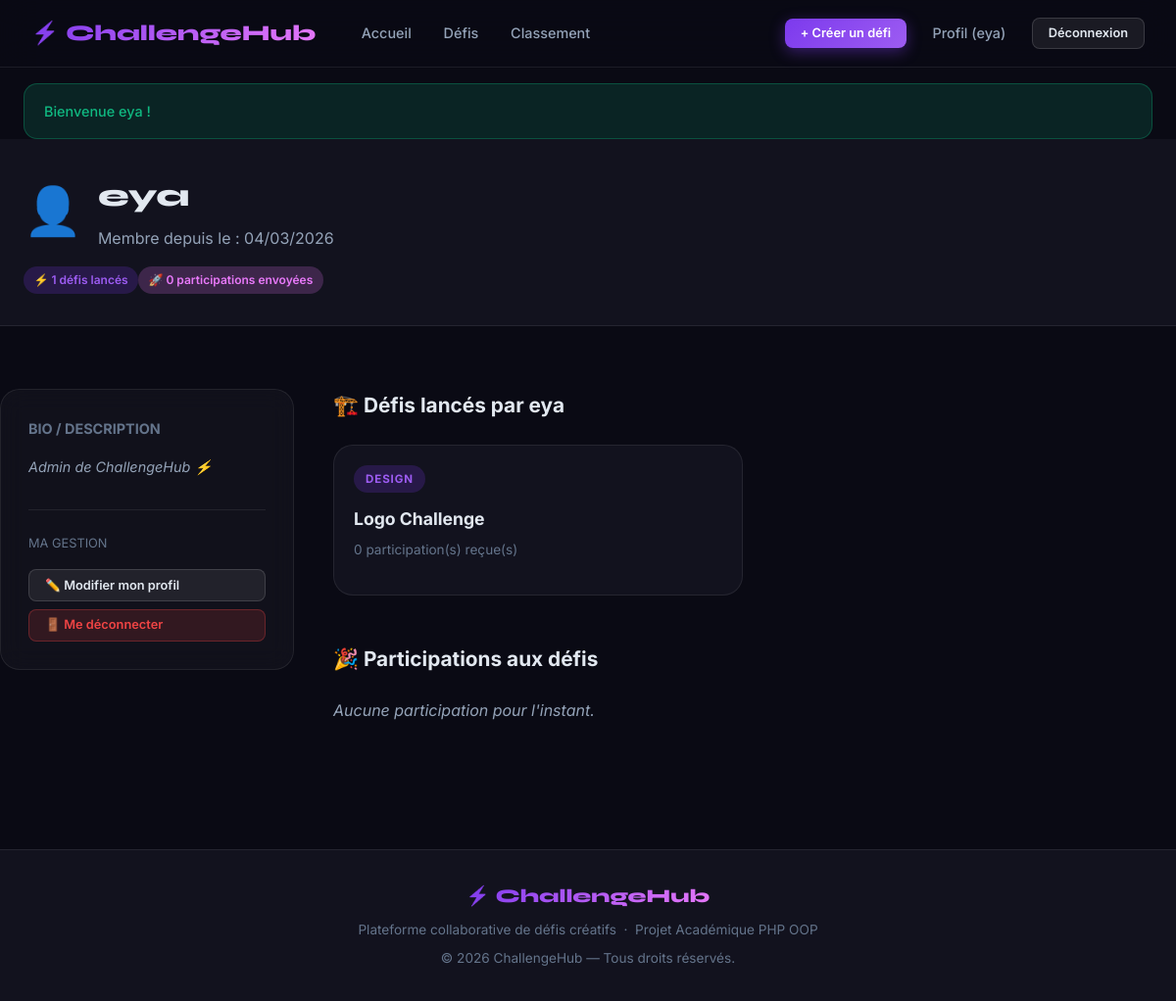
Screenshot of /index.php?page=profile (signed in) with the database file from the repository.
### tables this page shows
CREATE TABLE IF NOT EXISTS `users` (
  `id`         INT UNSIGNED     NOT NULL AUTO_INCREMENT,
  `username`   VARCHAR(50)      NOT NULL,
  `email`      VARCHAR(255)     NOT NULL,
  `password`   VARCHAR(255)     NOT NULL,
  `avatar`     VARCHAR(255)         NULL DEFAULT NULL,
  `bio`        TEXT                 NULL DEFAULT NULL,
  `created_at` DATETIME         NOT NULL DEFAULT CURRENT_TIMESTAMP,
  PRIMARY KEY (`id`),
  UNIQUE KEY `uq_users_email`    (`email`),
  UNIQUE KEY `uq_users_username` (`username`)
);

CREATE TABLE IF NOT EXISTS `challenges` (
  `id`          INT UNSIGNED     NOT NULL AUTO_INCREMENT,
  `user_id`     INT UNSIGNED     NOT NULL,
  `title`       VARCHAR(150)     NOT NULL,
  `description` TEXT             NOT NULL,
  `category`    VARCHAR(80)      NOT NULL,
  `deadline`    DATE             NOT NULL,
  `image`       VARCHAR(255)         NULL DEFAULT NULL,
  `created_at`  DATETIME         NOT NULL DEFAULT CURRENT_TIMESTAMP,
  PRIMARY KEY (`id`),
  KEY `idx_challenges_user_id`  (`user_id`),
  KEY `idx_challenges_category` (`category`),
  KEY `idx_challenges_created`  (`created_at`),
  CONSTRAINT `fk_challenges_user`
    FOREIGN KEY (`user_id`) REFERENCES `users` (`id`)
    ON DELETE CASCADE ON UPDATE CASCADE
);

### app/controllers/UserController.php (called while the page is built, shortened)
<?php
require_once ROOT_PATH . '/app/models/User.php';
class UserController extends Controller {
    private $userModel;
    public function __construct() {
        $this->userModel = new User();
    }
    public function showProfile() {
        $id = isset($_GET['id']) ? (int)$_GET['id'] : $this->currentUserId();
        $user = $this->userModel->findById($id);
        require_once ROOT_PATH . '/app/models/Challenge.php';
        $challengeModel  = new Challenge();
        $submissionModel = new Submission();
        $challenges  = $challengeModel->getByUser($id);
        $submissions = $submissionModel->getByUser($id);
        $stats = $this->userModel->getStats($id);
        $this->render('user/profile', [
            'pageTitle'   => $user['username'] . ' — Profil',
            'profileUser' => $user,
            'challenges'  => $challenges,
            'submissions' => $submissions,
            'stats'       => $stats,
            'csrf'        => $this->generateCsrfToken()
        ]);
    }
}

### app/models/Model.php (called while the page is built, shortened)
<?php
abstract class Model {
    protected $db;
    public function __construct() {
        $this->db = Database::getInstance();
    }
    protected function query($sql, $params = []) {
        $stmt = $this->db->prepare($sql);
        $stmt->execute($params);
        return $stmt;
    }
}

### config/database.php (called while the page is built, shortened)
<?php
class Database {
    private static $instance = null;
    public static function getInstance() {
        if (self::$instance === null) {
            try {
                $db = new self();
                $dsn = "mysql:host=" . $db->host . ";dbname=" . $db->dbName . ";charset=utf8mb4";
                $options = [
                    PDO::ATTR_ERRMODE            => PDO::ERRMODE_EXCEPTION,
                    PDO::ATTR_DEFAULT_FETCH_MODE => PDO::FETCH_ASSOC,
                    PDO::ATTR_EMULATE_PREPARES   => false,
                ];
                self::$instance = new PDO($dsn, $db->username, $db->password, $options);
            } catch (PDOException $e) {
                die("Erreur de connexion à la base de données : " . $e->getMessage());
            }
        }
        return self::$instance;
    }
}

### app/models/User.php (called while the page is built, shortened)
<?php
require_once __DIR__ . '/Model.php';
class User extends Model {
    public function findById($id) {
        $stmt = $this->query("SELECT * FROM users WHERE id = ?", [$id]);
        return $stmt->fetch();
    }
    public function getStats($userId) {
        $challenges    = $this->query("SELECT COUNT(*) FROM challenges WHERE user_id = ?", [$userId])->fetchColumn();
        $submissions   = $this->query("SELECT COUNT(*) FROM submissions WHERE user_id = ?", [$userId])->fetchColumn();
        $votesReceived = $this->query(
            "SELECT COUNT(*) FROM votes v
             JOIN submissions s ON v.submission_id = s.id
             WHERE s.user_id = ?",
            [$userId]
        )->fetchColumn();
        return [
            'challenges'     => (int) $challenges,
            'submissions'    => (int) $submissions,
            'votes_received' => (int) $votesReceived,
        ];
    }
}

### app/models/Challenge.php (called while the page is built, shortened)
<?php
require_once __DIR__ . '/Model.php';
class Challenge extends Model {
    public function getByUser($userId) {
        $sql = "SELECT c.*,
                (SELECT COUNT(*) FROM submissions WHERE challenge_id = c.id) AS submissions_count
                FROM challenges c
                WHERE c.user_id = ?
                ORDER BY c.created_at DESC";
        return $this->query($sql, [$userId])->fetchAll();
    }
}

### app/views/user/profile.php (the view, shortened to what this page needs)
<div class="page-header">
  <div class="page-header__inner">
    <div class="flex items-center gap-2 mb-1.5">
       <span style="font-size:3rem;">👤</span>
       <div>
         <h1 style="margin-bottom:0;"><?= htmlspecialchars($profileUser['username']) ?></h1>
         <p class="text-dim">Membre depuis le : <?= date('d/m/Y', strtotime($profileUser['created_at'])) ?></p>
       </div>
    </div>
    <div class="flex items-center gap-1.5 mt-2 flex-wrap">
       <span class="badge badge-primary">⚡ <?= count($challenges) ?> défis lancés</span>
       <span class="badge badge-accent">🚀 <?= count($submissions) ?> participations envoyées</span>
    </div>
  </div>
</div>
<div class="container section">
  <div style="display:grid; grid-template-columns:300px 1fr; gap:2.5rem; align-items:start;">
    <aside>
      <div class="glass-panel" style="padding:1.75rem; margin-bottom:1.5rem;">
        <h3 style="font-size:.9rem; text-transform:uppercase; color:var(--clr-text-dim); margin-bottom:1rem;">Bio / Description</h3>
        <p style="font-size:.9rem; line-height:1.6; color:var(--clr-text-muted); font-style:italic;">
           <?= !empty($profileUser['bio']) ? htmlspecialchars($profileUser['bio']) : "Cet utilisateur n'a pas encore rédigé sa bio. 🍃" ?>
        </p>
        <?php if (isset($_SESSION['user_id']) && (int)$profileUser['id'] === (int)$_SESSION['user_id']): ?>
          <div style="margin-top:2rem; padding-top:1.5rem; border-top:1px solid var(--clr-border);">
            <p style="font-size:.8rem; color:var(--clr-text-dim); text-transform:uppercase; margin-bottom:1rem;">Ma gestion</p>
            <div class="flex flex-col gap-1">
              <a href="index.php?page=edit-profile" class="btn btn-ghost btn-sm text-center">✏️ Modifier mon profil</a>
              <a href="index.php?page=logout" class="btn btn-danger btn-sm text-center">🚪 Me déconnecter</a>
            </div>
          </div>
        <?php endif; ?>
      </div>
    </aside>
    <div>
      <section style="margin-bottom:3rem;">
        <h2 style="font-size:1.3rem; font-weight:700; margin-bottom:1.5rem;">🏗️ Défis lancés par <?= htmlspecialchars($profileUser['username']) ?></h2>
        <?php if (empty($challenges)): ?>
          <p class="text-muted" style="font-style:italic;">Aucun défi lancé pour le moment.</p>
        <?php else: ?>
          <div class="grid grid-2 gap-md">
            <?php foreach ($challenges as $ch): ?>
              <article class="card">
                <div class="card__body">
                   <span class="card__category"><?= htmlspecialchars($ch['category']) ?></span>
                   <h4 class="card__title">
                      <a href="index.php?page=challenge-show&id=<?= $ch['id'] ?>"><?= htmlspecialchars($ch['title']) ?></a>
                   </h4>
                   <p class="card__desc" style="font-size:.85rem; line-height:1.4; color:var(--clr-text-dim);">
                      <?= (int)$ch['submissions_count'] ?> participation(s) reçue(s)
                   </p>
                </div>
              </article>
            <?php endforeach; ?>
          </div>
        <?php endif; ?>
      </section>
      <section>
        <h2 style="font-size:1.3rem; font-weight:700; margin-bottom:1.5rem;">🎉 Participations aux défis</h2>
        <?php if (empty($submissions)): ?>
          <p class="text-muted" style="font-style:italic;">Aucune participation pour l'instant.</p>
        <?php endif; ?>
      </section>
    </div>
  </div>
</div>

### public/css/style.css (style rules this page uses)
:root { --clr-bg: #0a0a14; --clr-surface: #12121e; --clr-surface-2: #1a1a2e; --clr-surface-3: #22223a; --clr-border: rgba(255, 255, 255, 0.08); --clr-border-2: rgba(255, 255, 255, 0.14); --clr-primary: #7c3aed; --clr-primary-l: #9d5cf2; --clr-accent: #e879f9; --clr-accent-2: #06b6d4; --clr-success: #10b981; --clr-danger: #ef4444; --clr-warning: #f59e0b; --clr-text: #e2e8f0; --clr-text-muted: #94a3b8; --clr-text-dim: #64748b; --gradient-hero: linear-gradient(135deg, #7c3aed 0%, #e879f9 100%); --gradient-card: linear-gradient(145deg, rgba(124, 58, 237, .15) 0%, rgba(232, 121, 249, .05) 100%); --gradient-btn: linear-gradient(135deg, #7c3aed 0%, #9d5cf2 100%); --radius-sm: 8px; --radius-md: 14px; --radius-lg: 20px; --radius-xl: 32px; --radius-full: 9999px; --shadow-sm: 0 2px 8px rgba(0, 0, 0, .35); --shadow-md: 0 8px 24px rgba(0, 0, 0, .45); --shadow-lg: 0 20px 60px rgba(0, 0, 0, .55); --shadow-glow: 0 0 40px rgba(124, 58, 237, .3); --transition: 0.25s cubic-bezier(.4, 0, .2, 1); --font-main: 'Inter', system-ui, sans-serif; --font-head: 'Syne', sans-serif; }
*, *::before, *::after { box-sizing: border-box; margin: 0; padding: 0; }
html { scroll-behavior: smooth; }
body { font-family: var(--font-main); background-color: var(--clr-bg); color: var(--clr-text); line-height: 1.6; min-height: 100vh; overflow-x: hidden; }
a { color: inherit; text-decoration: none; }
.btn { display: inline-flex; align-items: center; gap: .5rem; padding: .6rem 1.4rem; border-radius: var(--radius-sm); font-size: .875rem; font-weight: 600; transition: all var(--transition); cursor: pointer; border: none; white-space: nowrap; line-height: 1.4; }
.btn-ghost { background: rgba(255, 255, 255, 0.07); color: var(--clr-text); border: 1px solid var(--clr-border-2); }
.btn-danger { background: rgba(239, 68, 68, .15); color: var(--clr-danger); border: 1px solid rgba(239, 68, 68, .3); }
.btn-sm { padding: .4rem 1rem; font-size: .8rem; }
.card { background: var(--clr-surface); border: 1px solid var(--clr-border); border-radius: var(--radius-lg); overflow: hidden; transition: transform var(--transition), box-shadow var(--transition), border-color var(--transition); }
.card__body { padding: 1.25rem; }
.card__category { display: inline-flex; align-items: center; gap: .35rem; font-size: .72rem; font-weight: 700; text-transform: uppercase; letter-spacing: .08em; padding: .3rem .75rem; border-radius: var(--radius-full); background: rgba(124, 58, 237, .2); color: var(--clr-primary-l); margin-bottom: .8rem; }
.card__title { font-size: 1.1rem; font-weight: 700; color: var(--clr-text); margin-bottom: .5rem; display: -webkit-box; -webkit-line-clamp: 2; -webkit-box-orient: vertical; overflow: hidden; }
.card__desc { font-size: .875rem; color: var(--clr-text-muted); display: -webkit-box; -webkit-line-clamp: 2; -webkit-box-orient: vertical; overflow: hidden; margin-bottom: 1rem; }
.badge { display: inline-flex; align-items: center; gap: .3rem; padding: .25rem .65rem; border-radius: var(--radius-full); font-size: .75rem; font-weight: 600; }
.badge-primary { background: rgba(124, 58, 237, .2); color: var(--clr-primary-l); }
.badge-accent { background: rgba(232, 121, 249, .2); color: var(--clr-accent); }
.container { max-width: 1280px; margin: 0 auto; padding: 0 1.5rem; }
.section { padding: 4rem 0; }
.grid { display: grid; }
.grid-2 { grid-template-columns: repeat(2, 1fr); }
.gap-md { gap: 1.5rem; }
.flex { display: flex; }
.flex-col { flex-direction: column; }
.items-center { align-items: center; }
.gap-1 { gap: .5rem; }
.gap-2 { gap: 1rem; }
.mt-2 { margin-top: 1rem; }
.text-center { text-align: center; }
.text-muted { color: var(--clr-text-muted); }
.text-dim { color: var(--clr-text-dim); }
.page-header { background: var(--clr-surface); border-bottom: 1px solid var(--clr-border); padding: 2rem 1.5rem; }
.page-header__inner { max-width: 1280px; margin: 0 auto; }
.page-header h1 { font-family: var(--font-head); font-size: 2rem; font-weight: 800; }
.page-header p { color: var(--clr-text-muted); margin-top: .35rem; }
.glass-panel { background: rgba(255, 255, 255, 0.03); backdrop-filter: blur(12px); border: 1px solid rgba(255, 255, 255, .08); border-radius: var(--radius-lg); }

### rows the page displays
users: username "eya", created_at "04/03/2026", bio "Admin de ChallengeHub ⚡"
challenges: category "DESIGN", title "Logo Challenge", submissions_count "0"

### other values shown
$_SESSION['username'] "eya"
$_SESSION['flash']['message'] "Bienvenue eya !"
count($challenges) "1"
count($submissions) "0"
